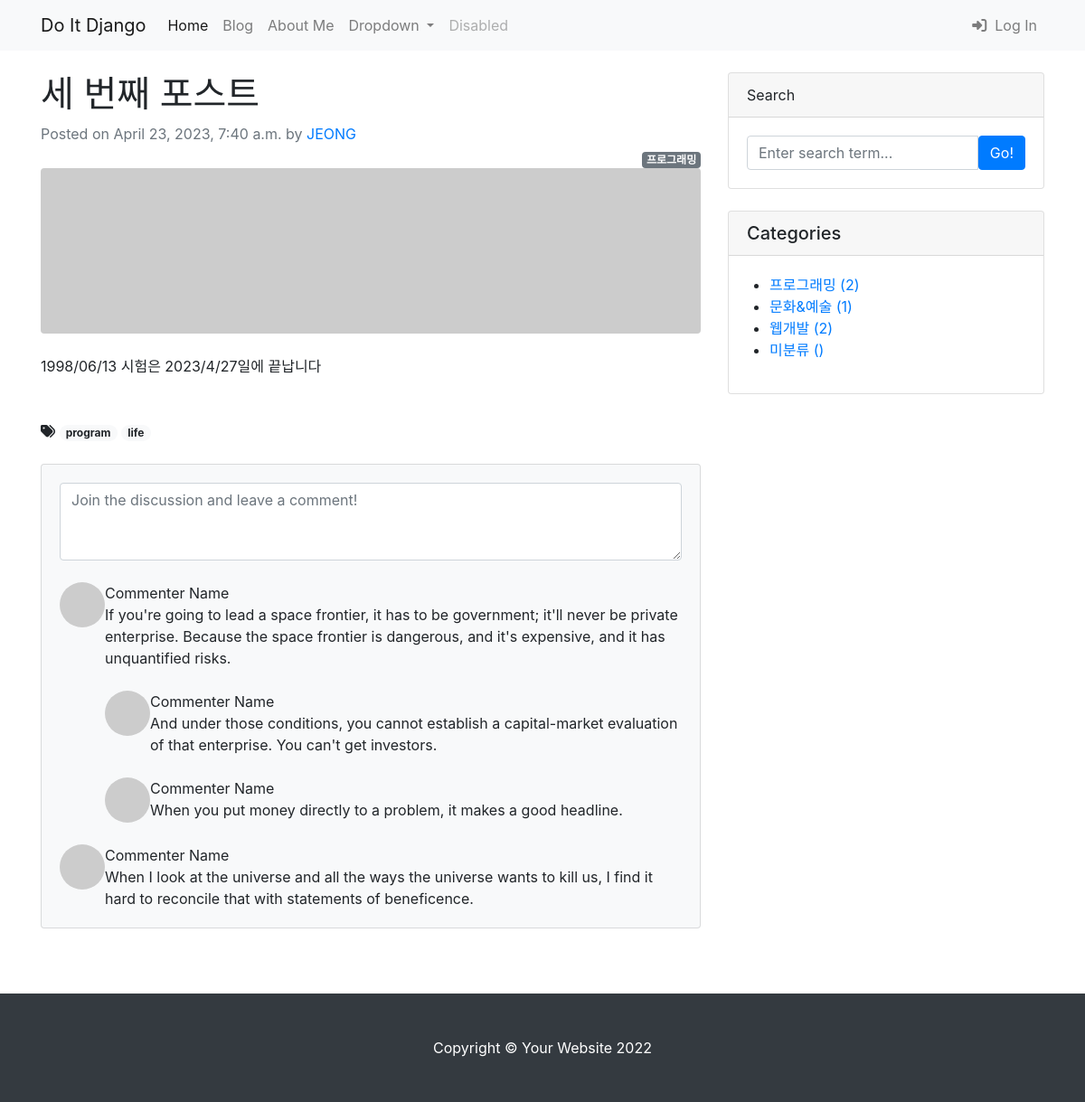
Page /blog/3/ on the committed database.
### blog/models.py (models this page shows, shortened)
class Post(models.Model):
    title = models.CharField(max_length=30)
    hook_text = models.CharField(max_length=100, blank=True) #요약문 필드만들기
    contents = models.TextField()
    created_at = models.DateTimeField(auto_now_add=True)
    updated_at = models.DateTimeField(auto_now=True) #자동으로 작성 시각과 수정 시각 저장하기
    head_image = models.ImageField(upload_to='blog/images/%Y/%m/%d', blank=True)  #이미지 폴더 지정하기
    file_upload = models.FileField(upload_to='blog/files/%Y/%m/%d', blank=True)  #포스트에 파일 올리기
    author = models.ForeignKey(User, null=True, on_delete=models.SET_NULL)
    category = models.ForeignKey(Category, null=True, on_delete=models.SET_NULL)
    tags = models.ManyToManyField(Tag, blank=True)

class Category(models.Model):
    name = models.CharField(max_length=50, unique=True)
    slug = models.SlugField(max_length=200, unique=True, allow_unicode=True)
    def __str__(self):
        return self.name
    def get_absolute_url(self):
        return f'/blog/category/{self.slug}/'
    class Meta:
        verbose_name_plural = 'Categories'

class Tag(models.Model):
    name = models.CharField(max_length=50, unique=True)
    slug = models.SlugField(max_length=200, unique=True, allow_unicode=True)
    def __str__(self):
        return self.name

### blog/views.py (the view)
# urls.py: path('<int:pk>/', views.PostDetail.as_view()),
class PostDetail(DetailView):
    model = Post
    def get_context_data(self, **kwargs):
        context = super(PostDetail, self).get_context_data()
        context['categories'] = Category.objects.all()
        context['no_categories_post_count'] = Post.objects.filter(category=None).count()
        return context

### blog/templates/blog/post_detail.html (shortened to what this page needs)
            {% extends 'blog/base.html' %}
            {% block main_area %}
                <article>
                <div id="post-area">
                    <header class="mb-4">
                        <h1 class="fw-bolder mb-1">{{ post.title }}</h1>
                        <div class="text-muted fst-italic mb-2">Posted on {{ post.created_at }}
                            by <a href="#">{{ post.author | upper }}</a></div>
                        {% if post.category %}
                        <span class = "badge badge-secondary float-right">{{ post.category }}</span>
                        {% else %}
                        <span class = "badge badge-secondary float-right">미분류</span>
                        {% endif %}
                    </header>
                    <figure class="mb-4">
                        {% if post.head_image %}
                            <img class="img-fluid rounded" src="{{ post.head_image.url }}" alt="{{ post.title }} head image" />
                        {% else %}
                            <img class="img-fluid rounded" src="https://picsum.photos/seed/{{post.id}}/800/200" alt="random image" />
                        {% endif %}
                    </figure>
                    <section class="mb-5">
                        <p class="fs-5 mb-4">{{ post.contents }}</p>
                    </section>
                        {% if post.tags.exists %}
                            <i class = "fas fa-tags"></i>
                            {% for tag in post.tags.all %}
                                <span class = "badge badge-pill badge-light">{{ tag }}</span>
                            {% endfor %}
                        <br /><br />
                        {% endif %}
                </div>
                </article>
                <section class="mb-5">
                <div id="comment-area">
                    <div class="card bg-light">
                        <div class="card-body">
                            <form class="mb-4"><textarea class="form-control" rows="3" placeholder="Join the discussion and leave a comment!"></textarea></form>
                            <div class="d-flex mb-4">
                                <div class="flex-shrink-0"><img class="rounded-circle" src="https://dummyimage.com/50x50/ced4da/6c757d.jpg" alt="..." /></div>
                                <div class="ms-3">
                                    <div class="fw-bold">Commenter Name</div>
                                    If you're going to lead a space frontier, it has to be government; it'll never be private enterprise. Because the space frontier is dangerous, and it's expensive, and it has unquantified risks.
                                    <div class="d-flex mt-4">
                                        <div class="flex-shrink-0"><img class="rounded-circle" src="https://dummyimage.com/50x50/ced4da/6c757d.jpg" alt="..." /></div>
                                        <div class="ms-3">
                                            <div class="fw-bold">Commenter Name</div>
                                            And under those conditions, you cannot establish a capital-market evaluation of that enterprise. You can't get investors.
                                        </div>
                                    </div>
                                    <div class="d-flex mt-4">
                                        <div class="flex-shrink-0"><img class="rounded-circle" src="https://dummyimage.com/50x50/ced4da/6c757d.jpg" alt="..." /></div>
                                        <div class="ms-3">
                                            <div class="fw-bold">Commenter Name</div>
                                            When you put money directly to a problem, it makes a good headline.
                                        </div>
                                    </div>
                                </div>
                            </div>
                            <div class="d-flex">
                                <div class="flex-shrink-0"><img class="rounded-circle" src="https://dummyimage.com/50x50/ced4da/6c757d.jpg" alt="..." /></div>
                                <div class="ms-3">
                                    <div class="fw-bold">Commenter Name</div>
                                    When I look at the universe and all the ways the universe wants to kill us, I find it hard to reconcile that with statements of beneficence.
                                </div>
                            </div>
                        </div>
                    </div>
                </div>
                </section>
            {% endblock %}

### blog/templates/blog/base.html (shortened to what this page needs)
<!DOCTYPE html>
{% load static %}
<html lang="en">
<head>
    <link rel="stylesheet" href="{% static 'blog/bootstrap/css/bootstrap.min.css' %}">
</head>
<body>
    {% include 'blog/nav.html' %}
    <div class="container my-4">
        <div class="row">
            <div class = "col-sm-8" id ="main-area">
            {% block main_area %}
            {% endblock %}
            </div>
            <div class="col-sm-4">
                <div class="card mb-4">
                    <div class="card-header">Search</div>
                    <div class="card-body">
                        <div class="input-group">
                            <input class="form-control" type="text" placeholder="Enter search term..." aria-label="Enter search term..." aria-describedby="button-search" />
                            <button class="btn btn-primary" id="button-search" type="button">Go!</button>
                        </div>
                    </div>
                </div>
                <div class="card mb-4" id='categories-card'>
                    <h5 class="card-header">Categories</h5>
                    <div class="card-body">
                        <div class="row">
                            <ul>
                                {% for category in categories %}
                                <li><a href="{{ category.get_absolute_url }}">
                                    {{ category }} ({{ category.post_set.count }})</a></li>
                                {% endfor %}
                                <li>
                                    <a href="/blog/category/no_category/">미분류 ({{ no_category_post_count }})</a>
                                </li>
                            </ul>
                        </div>
                    </div>
                </div>
            </div>
        </div>
    </div>
    {% include 'blog/footer.html' %}
</body>
</html>

### rows in the picture
Post: title "세 번째 포스트", created_at "April 23, 2023, 7:40 a.m.", author "JEONG", category "프로그래밍", contents "1998/06/13 시험은 2023/4/27일에 끝납니다"
Tag: name "program"
Tag: name "life"
Category: name "프로그래밍", post_set.count "2"
Category: name "문화&예술", post_set.count "1"
Category: name "웹개발", post_set.count "2"
